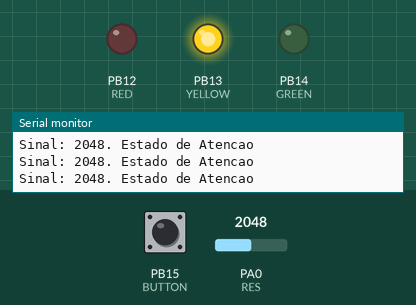
A sketch run on a simulated STM32 Blue Pill. Shown: output pins drawn as LEDs (lit = HIGH), the last lines printed to the serial monitor. The test bench sets the inputs (shaded band); at power-on: PA0 (RES) = 2048, PB15 (BUTTON) HIGH.

Above: at 1.2 s.
1.3 s: PA0 (RES) set to 1562
4.3 s: PA0 (RES) set to 1457
At 5.1 s:
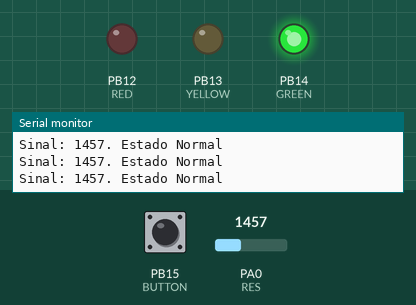
5.8 s: PA0 (RES) set to 3040
At 7.2 s:
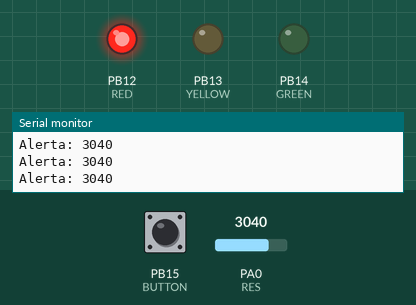
Timing chart, 0 to 8.8 s (numbered marks = the images above; inputs shaded):
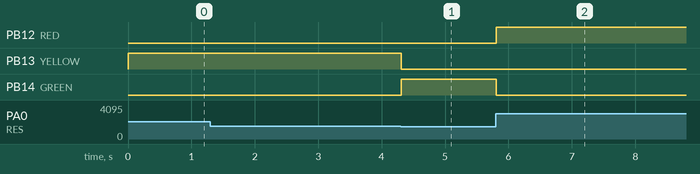

Measured:
- the behaviour switches between 1500 and 1499 on PA0 (RES) (found by bisection; images 0 and 1)
- after the input at 4.3 s, PB13 (YELLOW): HIGH → LOW at once; PB14 (GREEN): LOW → HIGH at once
- after the input at 5.8 s, PB12 (RED): LOW → HIGH at once; PB14 (GREEN): HIGH → LOW at once

The sketch:

Projeto_Acionamento_Alarme.ino
```cpp
#define RED PB12
#define YELLOW PB13
#define GREEN PB14
#define RES PA0
#define BUTTON PB15

int sinal;
bool alarme=false;


void setup() {
  pinMode(RED, OUTPUT);
  pinMode(YELLOW, OUTPUT);
  pinMode(GREEN, OUTPUT);

  pinMode(RES,INPUT);
  pinMode(BUTTON,INPUT_PULLUP);

  Serial.begin(115200);
}

void loop() {
  sinal = analogRead(RES);

  if(!alarme){
    Serial.print("Sinal: ");
    Serial.print(sinal);

    if(sinal>=0 && sinal<1500){
      digitalWrite(GREEN,HIGH);
      digitalWrite(RED,LOW);
      digitalWrite(YELLOW,LOW);
      Serial.println(". Estado Normal");
    }
    else if(sinal>=1500 && sinal<3000){
      digitalWrite(YELLOW,HIGH);
      digitalWrite(RED,LOW);
      digitalWrite(GREEN,LOW);
      Serial.println(". Estado de Atencao");
    }
    else if(sinal>=3000 && sinal<4096){
      digitalWrite(RED,HIGH);
      digitalWrite(YELLOW,LOW);
      digitalWrite(GREEN,LOW);
      alarme=true;
      Serial.println(". Estado de Alarme");
    }
    else{
      Serial.print("Erro de Leitura com valor de ");
      Serial.println(sinal);
    }
  } else if(alarme){
    Serial.print("Alerta: ");
    Serial.println(sinal);

    delay(10);
    static bool estadoAnterior = HIGH;
    bool estadoAtual = digitalRead(BUTTON);

    if(estadoAnterior == HIGH && estadoAtual == LOW){
      delay(2000); // Delay de 2 segundos para ajustar valor no potenciômetro
      sinal = analogRead(RES);

      if(sinal<3000){
        alarme=false;
      }
      else{
        alarme=true;
      }
    }
    estadoAnterior = estadoAtual;
  }
  delay(10);
}
```
